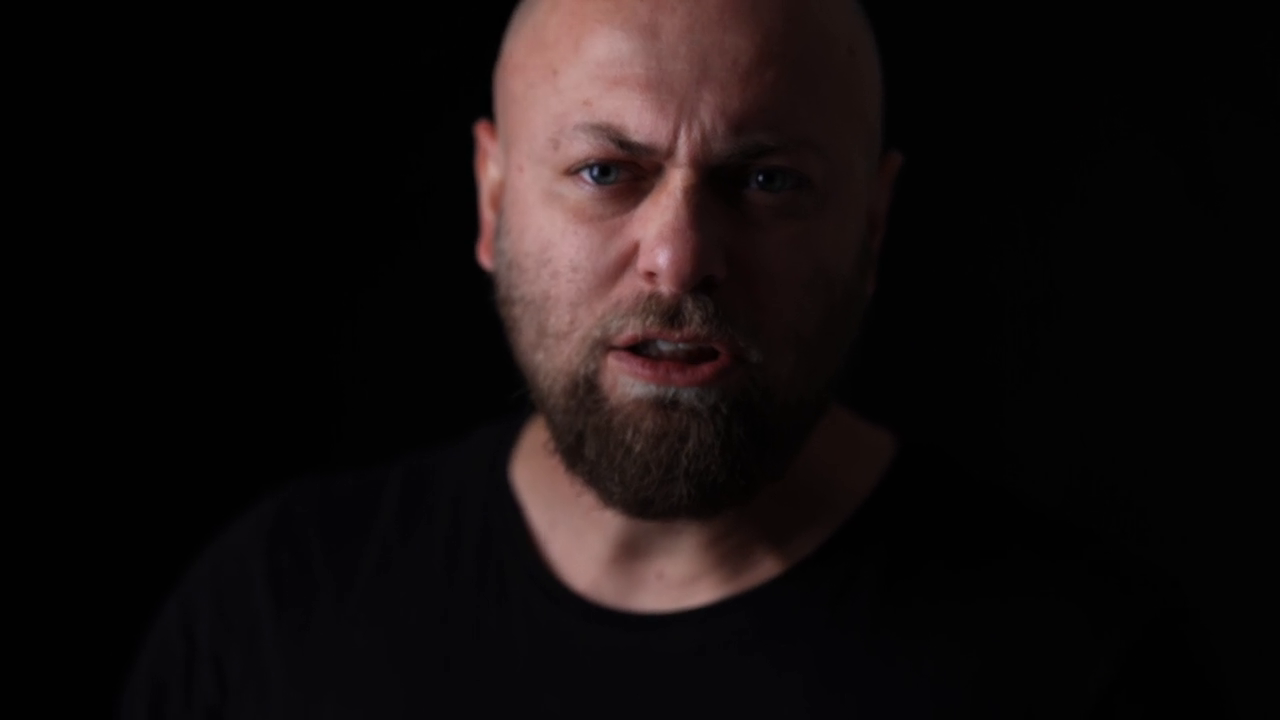
#> input picture frame 46 of image/sample.mp4, 1280 x 720 px, given in place of the camera
$ python detection_nod.py
#> lines starting #> are read from the running program, lines starting #| are printed output that depends on the picture; after the words box and inside, x2 and y2 are one past the last pixel; in counts of white or black regions, pixels touching at a corner belong together
import cv2
import numpy as np

fourcc = cv2.VideoWriter_fourcc(*'XVID')
out = cv2.VideoWriter('/home/sm/Desktop/nodcontrol.avi',fourcc, 20.0, (640,480))

#dinstance function
def distance(x,y):
    import math
    return math.sqrt((x[0]-y[0])**2+(x[1]-y[1])**2)

#capture source video
cap = cv2.VideoCapture(0)

#params for ShiTomasi corner detection
feature_params = dict( maxCorners = 100,
                        qualityLevel = 0.3,
                        minDistance = 7,
                        blockSize = 7 )
# Parameters for lucas kanade optical flow
lk_params = dict( winSize  = (15,15),
                  maxLevel = 2,
                  criteria = (cv2.TERM_CRITERIA_EPS | cv2.TERM_CRITERIA_COUNT, 10, 0.03))

#path to face cascde
face_cascade = cv2.CascadeClassifier('haarcascade_frontalface_alt.xml')

#function to get coordinates
def get_coords(p1):
    try: return int(p1[0][0][0]), int(p1[0][0][1])
    except: return int(p1[0][0]), int(p1[0][1])

#define font and text color
font = cv2.FONT_HERSHEY_SIMPLEX


#define movement threshodls
max_head_movement = 20
movement_threshold = 50
gesture_threshold = 175

#find the face in the image
face_found = False
frame_num = 0
while not face_found:
    # Take first frame and find corners in it
    frame_num += 1
    ret, frame = cap.read()
#> frame is the input picture: shape (720, 1280, 3); mean B, G, R 14.6, 14.7, 20.7
    frame_gray = cv2.cvtColor(frame, cv2.COLOR_BGR2GRAY)
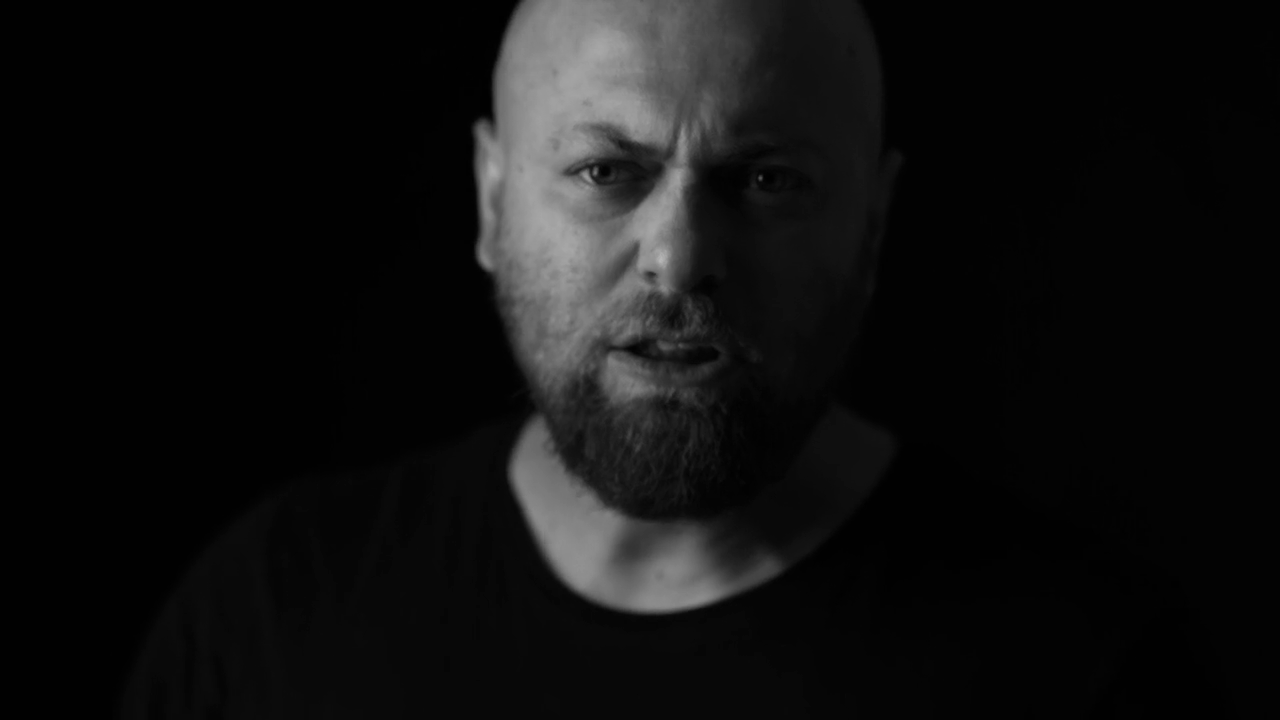
#> frame_gray: shape (720, 1280); min 0, max 184, mean 16.5
    faces = face_cascade.detectMultiScale(frame_gray, 1.3, 5)
#> faces = [[468, 32, 403, 403]]
    for (x,y,w,h) in faces:
        cv2.rectangle(frame,(x,y),(x+w,y+h),(255,0,0),2)
        face_found = True
#> this loop made 1 pass
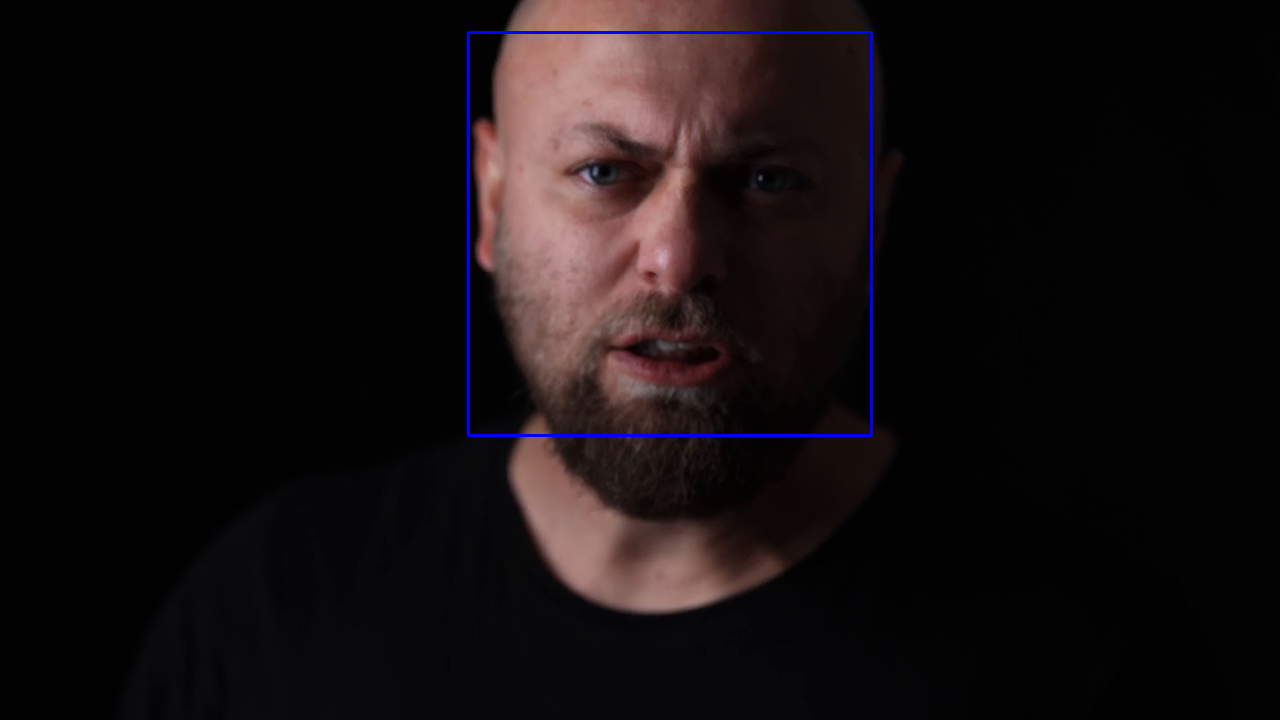
#> frame: shape (720, 1280, 3); 0.52% of pixels changed, all inside (x1, y1, x2, y2) = (467, 31, 873, 437)
    cv2.imshow('image',frame)
    out.write(frame)
    cv2.waitKey(1)
face_center = x+w/2, y+h/3
#> face_center = (669.5, 166.3)
p0 = np.array([[face_center]], np.float32)
#> p0 = [[669.5, 166.3]]

gesture = False
x_movement = 0
y_movement = 0
gesture_show = 60 #number of frames a gesture is shown

while True:
    ret,frame = cap.read()
    old_gray = frame_gray.copy()
    frame_gray = cv2.cvtColor(frame, cv2.COLOR_BGR2GRAY)
    p1, st, err = cv2.calcOpticalFlowPyrLK(old_gray, frame_gray, p0, None, **lk_params)
#> p1 = [[667.9, 165.6]]; st = [1]; err = [0.63]
    cv2.circle(frame, get_coords(p1), 4, (0,0,255), -1)
#> frame: shape (720, 1280, 3); mean B, G, R 14.5, 14.6, 20.6
    cv2.circle(frame, get_coords(p0), 4, (255,0,0))
#> frame: shape (720, 1280, 3); mean B, G, R 14.5, 14.6, 20.6

    #get the xy coordinates for points p0 and p1
    a,b = get_coords(p0), get_coords(p1)
#> a = (669, 166); b = (667, 165)
    x_movement += abs(a[0]-b[0])
#> x_movement = 2
    y_movement += abs(a[1]-b[1])
#> y_movement = 1

    text = 'x_movement: ' + str(x_movement)
#> text = 'x_movement: 2'
    if not gesture: cv2.putText(frame,text,(50,50), font, 0.8,(0,0,255),2)
    text = 'y_movement: ' + str(y_movement)
#> text = 'y_movement: 1'
    if not gesture: cv2.putText(frame,text,(50,100), font, 0.8,(0,0,255),2)
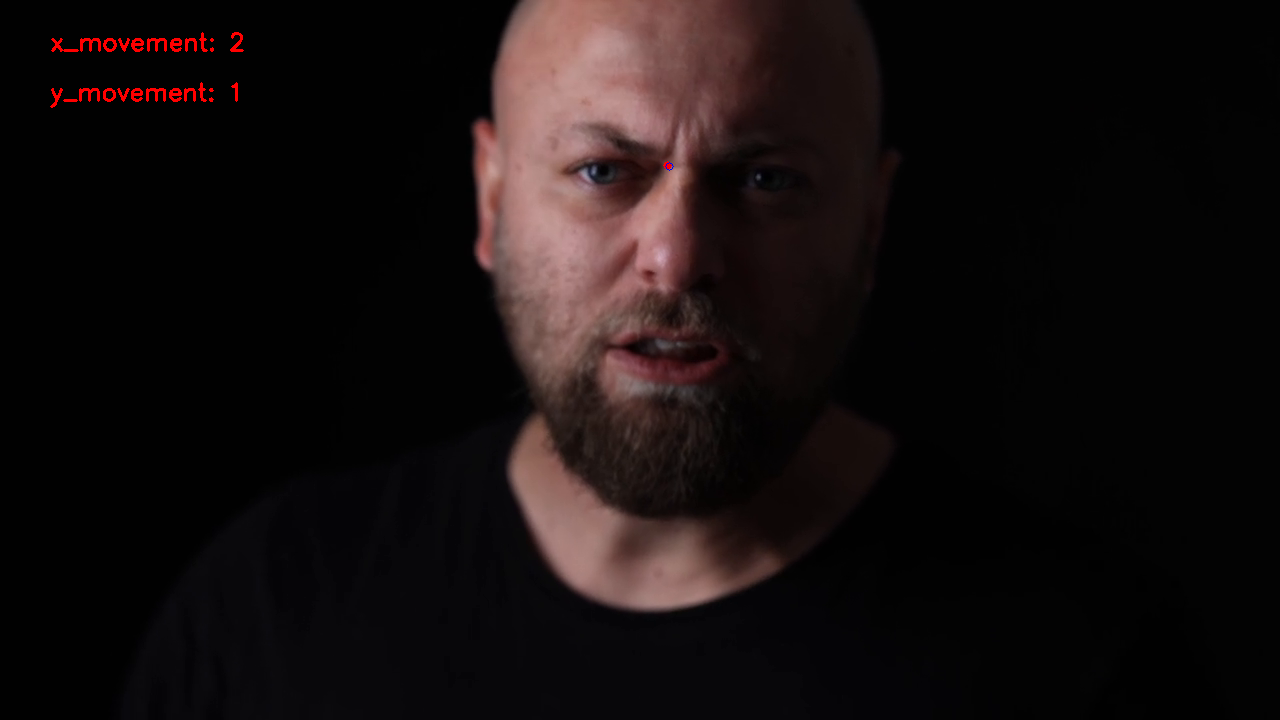
#> frame: shape (720, 1280, 3); mean B, G, R 14.5, 14.6, 21.2

    if x_movement > gesture_threshold:
        gesture = 'No'
    if y_movement > gesture_threshold:
        gesture = 'Yes'
    if gesture and gesture_show > 0:
        cv2.putText(frame,'Gesture Detected: ' + gesture,(50,50), font, 1.2,(0,0,255),3)
        gesture_show -=1
    if gesture_show == 0:
        gesture = False
        x_movement = 0
        y_movement = 0
        gesture_show = 60 #number of frames a gesture is shown

    #print distance(get_coords(p0), get_coords(p1))
    p0 = p1
#> p0 = [[667.9, 165.6]]

    cv2.imshow('image',frame)
    out.write(frame)
    cv2.waitKey(1)

cv2.destroyAllWindows()
cap.release()

$ run again, starting later in the video
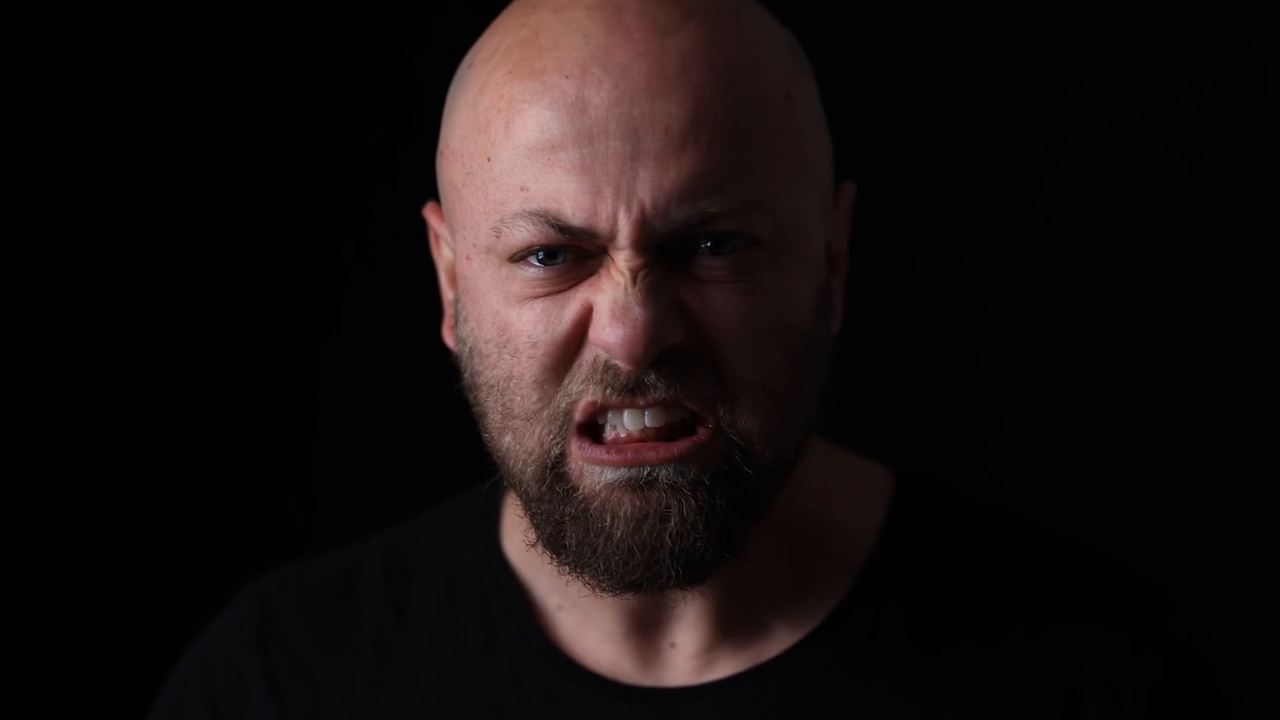
#> input picture frame 375 of image/sample.mp4, 1280 x 720 px, given in place of the camera
#> frame is the input picture: shape (720, 1280, 3); mean B, G, R 15.9, 16.4, 23
#> faces = [[426, 97, 404, 404]]
#> the loop `for (x,y,w,h) in faces:` made 1 pass
#> face_center = (628, 231.7)
#> `p0 = np.array([[face_center]], np.float32)`: p0 = [[628, 231.7]]
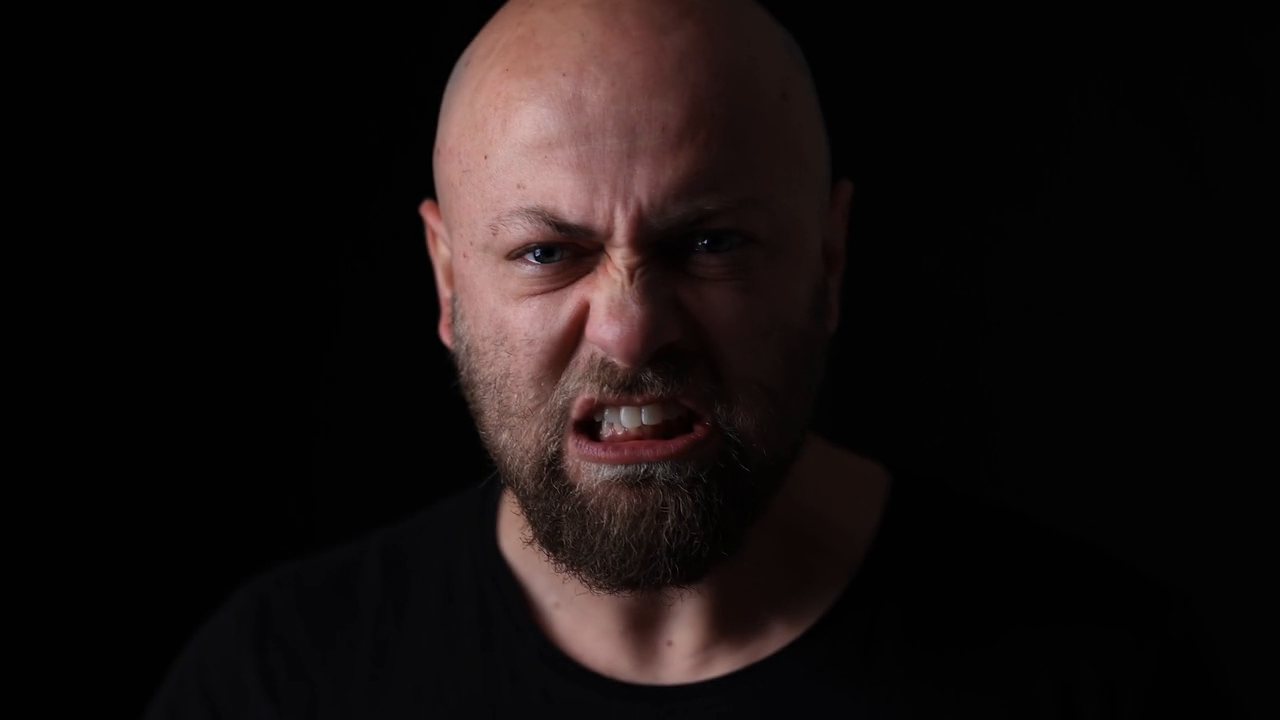
#> input picture frame 376 of image/sample.mp4, 1280 x 720 px, given in place of the camera
#> frame is the input picture: shape (720, 1280, 3); mean B, G, R 15.7, 16.3, 22.8
#> p1 = [[624.7, 229.4]]; st = [1]; err = [0.5]
#> a = (628, 231); b = (624, 229)
#> x_movement = 4
#> y_movement = 2
#> `text = 'x_movement: ' + str(x_movement)`: text = 'x_movement: 4'
#> `text = 'y_movement: ' + str(y_movement)`: text = 'y_movement: 2'
#> `if not gesture: cv2.putText(frame,text,(50,100), font, 0.8,(0,0,255),2)`:
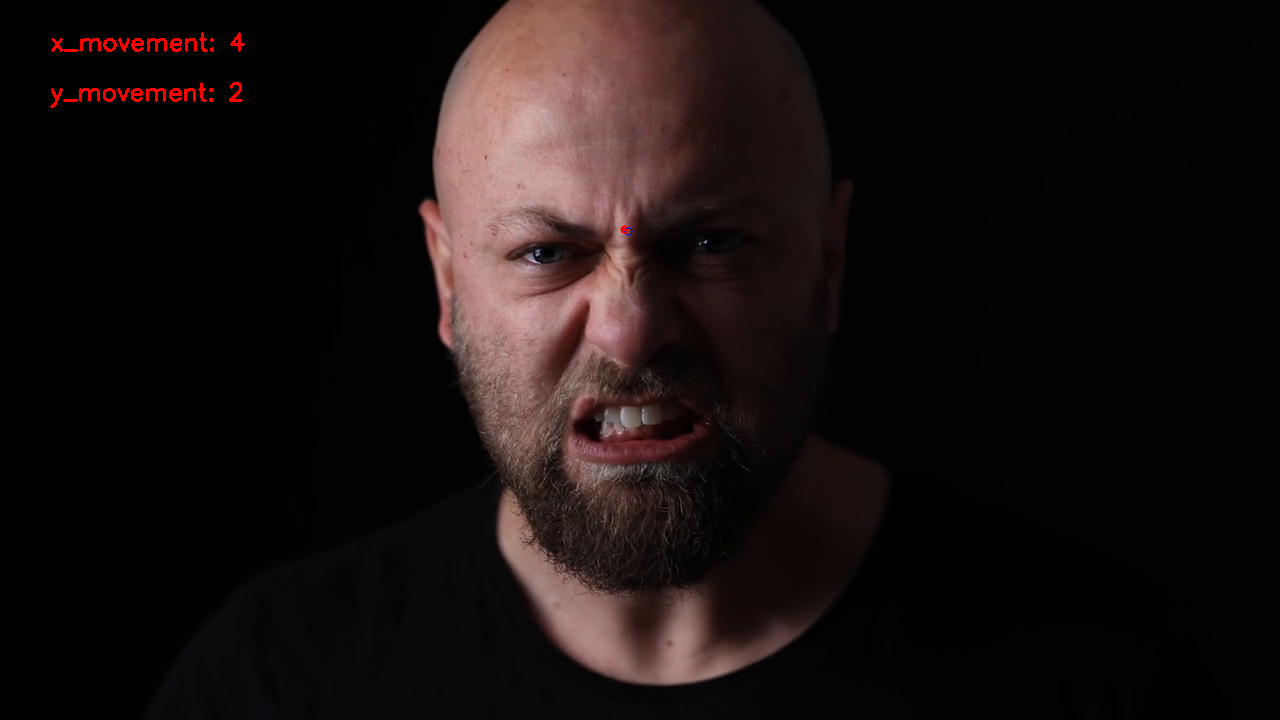
#> frame: shape (720, 1280, 3); mean B, G, R 15.7, 16.2, 23.5
#> `p0 = p1`: p0 = [[624.7, 229.4]]
